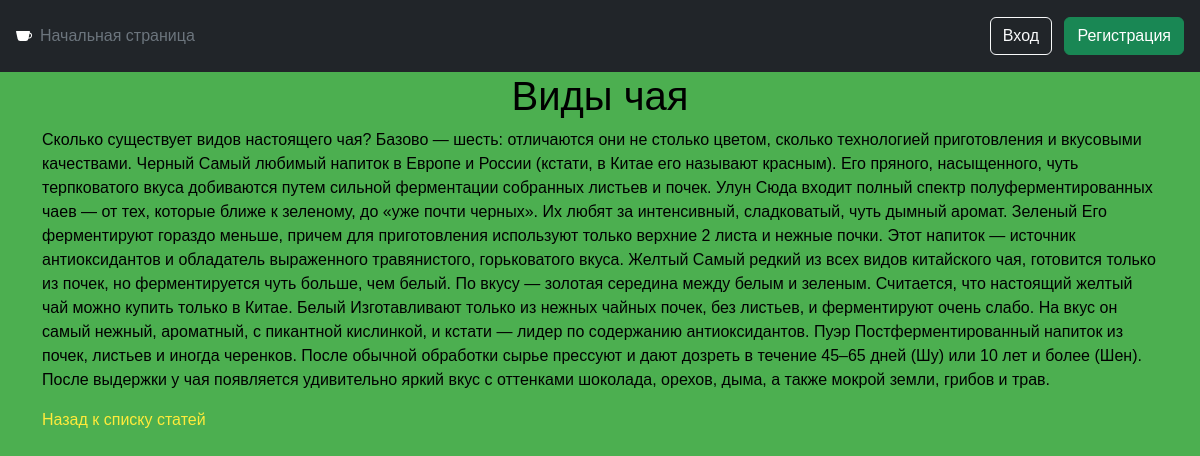
The app's page /article/1/ with its own data.
### mem/models.py (models this page shows, shortened)
class Article(models.Model):
    title = models.CharField(max_length=200)
    content = models.TextField()
    image = models.ImageField(upload_to="home_images/", null=True, blank=True)

### mem/views.py (the view)
# urls.py: path("article/<int:pk>/", ArticleDetailView.as_view(), name="detail"),
class ArticleDetailView(DetailView):
    model = models.Article
    contect_object_name = "article"
    template_name = "mem/article_detail.html"

### templates/mem/article_detail.html
{% include "base.html" %}
{% block content %}
<body>
    <div class="container">
        <h1 align="center">{{ article.title }}</h1>
        <p>{{ article.content }}</p>
        <a href="/">Назад к списку статей</a>
    </div>
</body>
{% endblock content %}

### templates/base.html (shortened to what this page needs)
{% load static %}
<!DOCTYPE html>
<html lang="ru-RU">
<head>
    <link href="https://cdn.jsdelivr.net/npm/bootstrap@5.3.3/dist/css/bootstrap.min.css" rel="stylesheet">
    <link rel="stylesheet" type="text/css" href="{% static "css/styles.css" %}">
</head>
<body>
    <header class="p-3 bg-dark text-white">
        <div class="d-flex flex-wrap align-items-center justify-content-center justify-content-lg-start">
            <a href="/" class="d-flex align-items-center mb-2 mb-lg-0 text-white text-decoration-none">
            </a>
              <ul class="nav col-10 col-lg-auto me-lg-auto mb-2 justify-content-center mb-md-0">
                <li><a href="/" class="nav-link px-2 text-secondary">Начальная страница</a></li>
              </ul>
              {% if not request.user.is_authenticated %}
                <div class="text-end">
                  <a href="{% url 'user:login' %}" class="btn btn-outline-light me-2">Вход</a>
                  <a href="{% url 'user:signup' %}" class="btn btn-success">Регистрация</a>
                </div>
              {% else %}
                 <div class="text-end">
                   <p class="text-white">{{ user.username }}</p>
                 </div>
              {% endif %}
        </div>
    </header>
</body>
</html>

### static/css/styles.css (style rules this page uses)
body { background-color: #4CAF50; color: black; font-family: Arial, sans-serif; }
h1, h2, h3, h4, h5, h6 { color: black; }
a { color: #ffeb3b; text-decoration: none; }

### records on screen
Article: title "Виды чая", content "Сколько существует видов настоящего чая? Базово — шесть: отличаются они не столько цветом, сколько технологией приготовления и вкусовыми качествами. Черный Самый любимый напиток в Европе и России (кстати, в Китае его называют красным). Его пряного, насыщенного, чуть терпковатого вкуса добиваются путем сильной ферментации собранных листьев и почек. Улун Сюда входит полный спектр полуферментированных чаев — от тех, которые ближе к зеленому, до «уже почти черных». Их любят за интенсивный, сладковатый, чуть дымный аромат. Зеленый Его ферментируют гораздо меньше, причем для приготовления используют только верхние 2 листа и нежные почки. Этот напиток — источник антиоксидантов и обладатель…"
